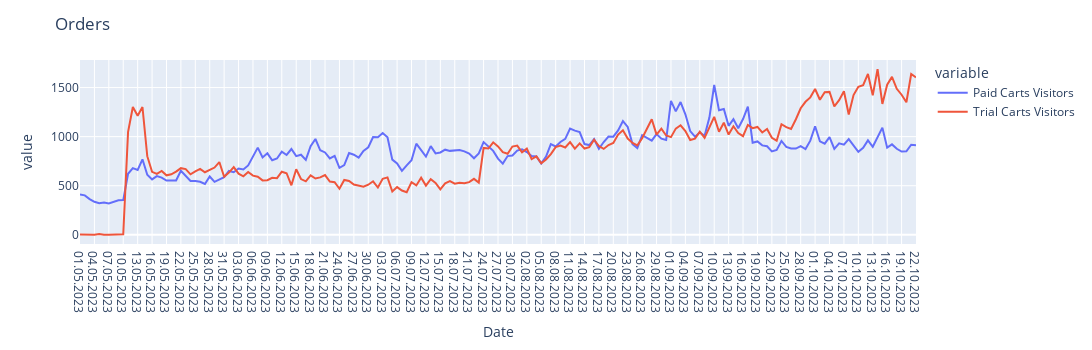

Source (notebook cell):
### Markdown cell above
Теперь рассмотрим посетителей на корзинах

### Code cell
fig = px.line(data, y=["Paid Carts Visitors", "Trial Carts Visitors"])

fig.update_layout(height=350, width=1350, title='Orders')

### Figure 1 — Plotly figure (JSON) as saved in the notebook; plotly's stock layout.template omitted (floating-point values rounded to 4 significant figures; data arrays with more than 128 entries replaced by an {"elided": "..."} marker saying what was removed)
{"data": [{"hovertemplate": "variable=Paid Carts Visitors<br>Date=%{x}<br>value=%{y}<extra></extra>", "legendgroup": "Paid Carts Visitors", "line": {"color": "#636efa", "dash": "solid"}, "marker": {"symbol": "circle"}, "mode": "lines", "name": "Paid Carts Visitors", "orientation": "v", "showlegend": true, "type": "scatter", "x": {"elided": "175 str values"}, "xaxis": "x", "y": {"elided": "175 int values"}, "yaxis": "y"}, {"hovertemplate": "variable=Trial Carts Visitors<br>Date=%{x}<br>value=%{y}<extra></extra>", "legendgroup": "Trial Carts Visitors", "line": {"color": "#EF553B", "dash": "solid"}, "marker": {"symbol": "circle"}, "mode": "lines", "name": "Trial Carts Visitors", "orientation": "v", "showlegend": true, "type": "scatter", "x": {"elided": "175 str values"}, "xaxis": "x", "y": {"elided": "175 int values"}, "yaxis": "y"}], "layout": {"height": 350, "legend": {"title": {"text": "variable"}, "tracegroupgap": 0}, "margin": {"t": 60}, "title": {"text": "Orders"}, "width": 1350, "xaxis": {"anchor": "y", "domain": [0, 1], "title": {"text": "Date"}}, "yaxis": {"anchor": "x", "domain": [0, 1], "title": {"text": "value"}}}}
